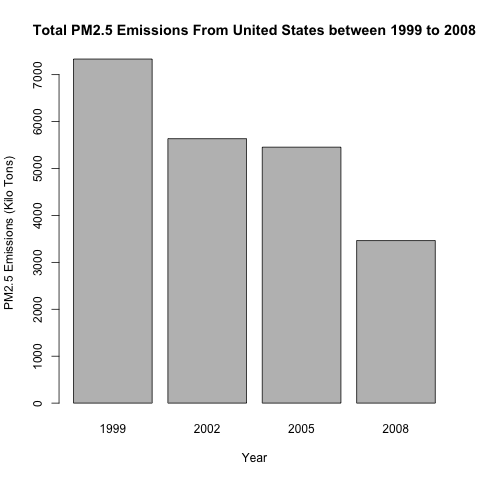

This figure's R source:
# Download Source Files, Read files and cleans data
source('DataPrep.R')

# Aggregate Emissions by year
TotEmisbyYear <- aggregate(Emissions ~ year, NEI, sum)

# Open PNG Device
png(filename='plot1.png', width=480, height=480, units='px')

# Generate Plot1
barplot(
  (TotEmisbyYear$Emissions)/1000,
  names.arg=TotEmisbyYear$year,
  xlab="Year",
  ylab="PM2.5 Emissions (Kilo Tons)",
  main="Total PM2.5 Emissions From United States between 1999 to 2008"
)
# close PNG Device
dev.off()
